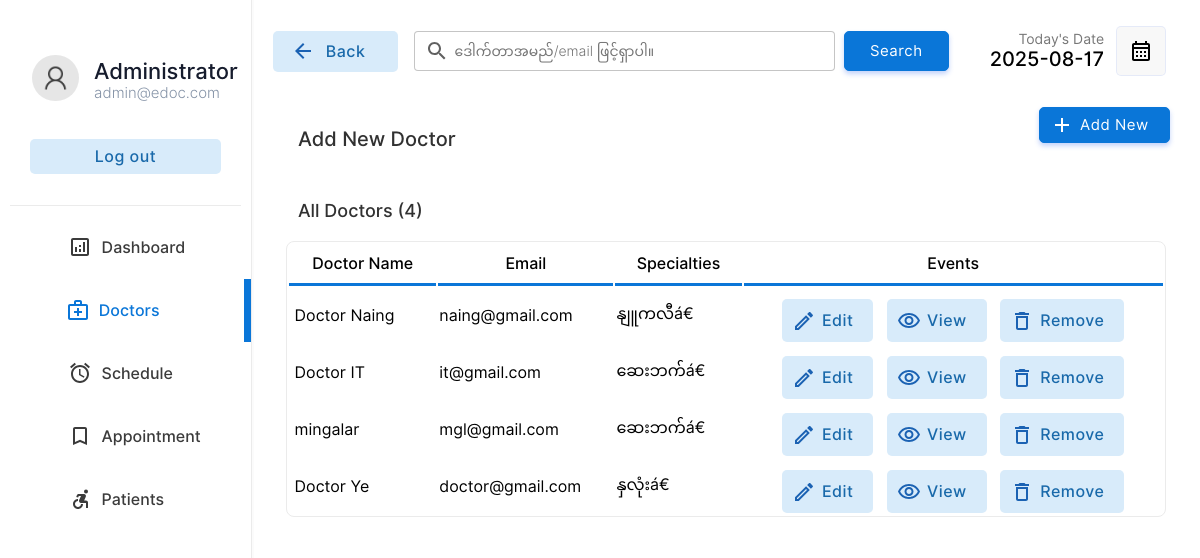
The app's page /doctor/doctors.php (signed in) with its own data.
### tables this page shows
CREATE TABLE `doctor` (
  `docid` int(11) NOT NULL,
  `docemail` varchar(255) DEFAULT NULL,
  `docname` varchar(255) DEFAULT NULL,
  `docpassword` varchar(255) DEFAULT NULL,
  `docnic` varchar(15) DEFAULT NULL,
  `doctel` varchar(15) DEFAULT NULL,
  `specialties` int(2) DEFAULT NULL
);

CREATE TABLE `specialties` (
  `id` int(2) NOT NULL,
  `sname` varchar(50) DEFAULT NULL
);

### doctor/doctors.php (the view, shortened to what this page needs)
<!DOCTYPE html>
<html lang="en">
<head>
    <link rel="stylesheet" href="../css/animations.css">
    <link rel="stylesheet" href="../css/main.css">
    <link rel="stylesheet" href="../css/admin.css">
</head>
<body>
    <?php
    include("../connection.php");
    ?>
    <div class="container">
        <div class="menu">
            <table class="menu-container" border="0">
                <tr>
                    <td style="padding:10px" colspan="2">
                        <table border="0" class="profile-container">
                            <tr>
                                <td width="30%" style="padding-left:20px" >
                                    <img src="../img/user.png" alt="" width="100%" style="border-radius:50%">
                                </td>
                                <td style="padding:0px;margin:0px;">
                                    <p class="profile-title">Administrator</p>
                                    <p class="profile-subtitle">admin@edoc.com</p>
                                </td>
                            </tr>
                            <tr>
                                <td colspan="2">
                                <a href="../logout.php" ><input type="button" value="Log out" class="logout-btn btn-primary-soft btn"></a>
                                </td>
                            </tr>
                    </table>
                    </td>
                </tr>
                <tr class="menu-row" >
                    <td class="menu-btn menu-icon-dashbord" >
                        <a href="index.php" class="non-style-link-menu"><div><p class="menu-text">Dashboard</p></a></div></a>
                <tr class="menu-row">
                    <td class="menu-btn menu-icon-doctor menu-active menu-icon-doctor-active">
                        <a href="doctors.php" class="non-style-link-menu non-style-link-menu-active"><div><p class="menu-text">Doctors</p></a></div>
                <tr class="menu-row" >
                    <td class="menu-btn menu-icon-schedule">
                        <a href="schedule.php" class="non-style-link-menu"><div><p class="menu-text">Schedule</p></div></a>
                    </td>
                </tr>
                <tr class="menu-row">
                    <td class="menu-btn menu-icon-appoinment">
                        <a href="appointment.php" class="non-style-link-menu"><div><p class="menu-text">Appointment</p></a></div>
                    </td>
                </tr>
                <tr class="menu-row" >
                    <td class="menu-btn menu-icon-patient">
                        <a href="patient.php" class="non-style-link-menu"><div><p class="menu-text">Patients</p></a></div>
                    </td>
                </tr>
        <div class="dash-body">
            <table border="0" width="100%" style=" border-spacing: 0;margin:0;padding:0;margin-top:25px; ">
                <tr >
                    <td width="13%">
                        <a href="doctors.php" ><button  class="login-btn btn-primary-soft btn btn-icon-back"  style="padding-top:11px;padding-bottom:11px;margin-left:20px;width:125px"><font class="tn-in-text">Back</font></button></a>
                    </td>
                    <td>
                        <form action="" method="post" class="header-search">
                            <input type="search" name="search" class="input-text header-searchbar" placeholder="ဒေါက်တာအမည်/email ဖြင့်ရှာပါ။" list="doctors">&nbsp;&nbsp;
                            <?php
                                $list11 = $database->query("select  docname,docemail from  doctor;");
?>
                            <input type="Submit" value="Search" class="login-btn btn-primary btn" style="padding-left: 25px;padding-right: 25px;padding-top: 10px;padding-bottom: 10px;">
                        </form>
                    </td>
                    <td width="15%">
                        <p style="font-size: 14px;color: rgb(119, 119, 119);padding: 0;margin: 0;text-align: right;">
                            Today's Date
                        </p>
                        <p class="heading-sub12" style="padding: 0;margin: 0;">
                            <?php
                        $date = date('Y-m-d');
                        echo $date;
                        ?>
                        </p>
                    </td>
                    <td width="10%">
                        <button  class="btn-label"  style="display: flex;justify-content: center;align-items: center;"><img src="../img/calendar.svg" width="100%"></button>
                    </td>
                </tr>
                <tr >
                    <td colspan="2" style="padding-top:30px;">
                        <p class="heading-main12" style="margin-left: 45px;font-size:20px;color:rgb(49, 49, 49)">Add New Doctor</p>
                    </td>
                    <td colspan="2">
                        <a href="?action=add&id=none&error=0" class="non-style-link"><button  class="login-btn btn-primary btn button-icon"  style="display: flex;justify-content: center;align-items: center;margin-left:75px;background-image: url('../img/icons/add.svg');">Add New</font></button>
                            </a></td>
                </tr>
                <tr>
                    <td colspan="4" style="padding-top:10px;">
                        <p class="heading-main12" style="margin-left: 45px;font-size:18px;color:rgb(49, 49, 49)">All Doctors (<?php echo $list11->num_rows; ?>)</p>
                    </td>
                </tr>
                <?php
                    if($_POST){
                        $keyword=$_POST["search"];
                        $sqlmain= "select * from doctor where docemail='$keyword' or docname='$keyword' or docname like '$keyword%' or docname like '%$keyword' or docname like '%$keyword%'";
                    }else{
                        $sqlmain= "select * from doctor order by docid desc";
                    }
                ?>
                <tr>
                   <td colspan="4">
                       <center>
                        <div class="abc scroll">
                        <table width="93%" class="sub-table scrolldown" border="0">
                        <thead>
                        <tr>
                                <th class="table-headin">
                                Doctor Name
                                </th>
                                <th class="table-headin">
                                    Email
                                </th>
                                <th class="table-headin">
                                    Specialties
                                </th>
                                <th class="table-headin">
                                    Events
                                </tr>
                        </thead>
                        <tbody>
                            <?php
                                $result= $database->query($sqlmain);
                                if($result->num_rows==0){
                                    echo '<tr>
                                    <td colspan="4">
                                    <br><br><br><br>
                                    <center>
                                    <img src="../img/notfound.svg" width="25%">
                                    <br>
                                    <p class="heading-main12" style="margin-left: 45px;font-size:20px;color:rgb(49, 49, 49)">We  couldnt find anything related to your keywords !</p>
                                    <a class="non-style-link" href="doctors.php"><button  class="login-btn btn-primary-soft btn"  style="display: flex;justify-content: center;align-items: center;margin-left:20px;">&nbsp; Show all Doctors &nbsp;</font></button>
                                    </a>
                                    </center>
                                    <br><br><br><br>
                                    </td>
                                    </tr>';
                                }
                                else{
                                for ( $x=0; $x<$result->num_rows;$x++){
                                    $row=$result->fetch_assoc();
                                    $docid=$row["docid"];
                                    $name=$row["docname"];
                                    $email=$row["docemail"];
                                    $spe=$row["specialties"];
                                    $spcil_res= $database->query("select sname from specialties where id='$spe'");
                                    $spcil_array= $spcil_res->fetch_assoc();
                                    $spcil_name=$spcil_array["sname"];
                                    echo '<tr>
                                        <td> &nbsp;'.
                                        substr($name,0,30)
                                        .'</td>
                                        <td>
                                        '.substr($email,0,20).'
                                        </td>
                                        <td>
                                            '.substr($spcil_name,0,20).'
                                        </td>
                                        <td>
                                        <div style="display:flex;justify-content: center;">
                                        <a href="?action=edit&id='.$docid.'&error=0" class="non-style-link"><button  class="btn-primary-soft btn button-icon btn-edit"  style="padding-left: 40px;padding-top: 12px;padding-bottom: 12px;margin-top: 10px;"><font class="tn-in-text">Edit</font></button></a>
                                        &nbsp;&nbsp;&nbsp;
                                        <a href="?action=view&id='.$docid.'" class="non-style-link"><button  class="btn-primary-soft btn button-icon btn-view"  style="padding-left: 40px;padding-top: 12px;padding-bottom: 12px;margin-top: 10px;"><font class="tn-in-text">View</font></button></a>
                                       &nbsp;&nbsp;&nbsp;
                                       <a href="?action=drop&id='.$docid.'&name='.$name.'" class="non-style-link"><button  class="btn-primary-soft btn button-icon btn-delete"  style="padding-left: 40px;padding-top: 12px;padding-bottom: 12px;margin-top: 10px;"><font class="tn-in-text">Remove</font></button></a>
                                        </div>
                                        </td>
                                    </tr>';
                                }
                            }
                            ?>
                            </tbody>
                        </table>
                        </div>
                        </center>
                   </td>
                </tr>
            </table>
        </div>
</body>
</html>

### css/main.css (style rules this page uses)
:root { --primarycolor: #0A76D8; --primarycolorhover: #006dd3; --btnice:#D8EBFA; --btnnicetext:#1b62b3; }
body { margin: 0; padding: 0; border-spacing: 0; font-family: 'Inter', sans-serif; }
.input-text { border-radius: 4px; border: 0.5px solid rgb(226, 226, 226); padding: 10px; width: 92%; transition: 0.2s; outline: none; }
.input-text { border: 1px solid #e9ecef; font-size: 14px; line-height: 26px; background-color: #fff; display: block; width: 100%; padding: .375rem .75rem; font-weight: 300; line-height: 1.5; color: #212529; background-color: #fff; background-clip: padding-box; -webkit-appearance: none; -moz-appearance: none; appearance: none; border-radius: .25rem; transition: border-color .15s ease-in-out,box-shadow .15s ease-in-out; }
.input-text::placeholder { font-family: 'Inter', sans-serif; }
.btn { cursor: pointer; padding: 8px 20px; outline: none; text-decoration: none; font-size: 15px; letter-spacing: 0.5px; transition: all 0.3s; border-radius: 5px; font-family: 'Inter', sans-serif; }
.btn-primary { background-color: var(--primarycolor) ; border: 1px solid var(--primarycolor) ; color: #fff ; box-shadow: 0 3px 5px 0 rgba(57,108,240,0.3); }
.btn-primary-soft { background-color: #D8EBFA ; color: #1969AA; font-weight: 500; font-size: 16px; border: none; }
.non-style-link:link, .non-style-link:visited, .non-style-link:hover, .non-style-link:active { text-decoration: none; color: rgb(43, 43, 43); }
.btn-label { margin-left: 10px; padding: 12px 12px; outline: none; text-decoration: none; font-size: 15px; letter-spacing: 0.5px; transition: all 0.3s; border-radius: 5px; background-color: #f0f0f073; border: 1px solid rgba(57,108,240,0.1) ; font-family: 'Inter', sans-serif; }
.sub-table { border: 1px solid #ebebeb; border-radius: 8px; }
.table-headin { font-size: 16px; font-weight: 500; padding: 10px; border-bottom: 3px solid var(--primarycolor); }
.abc { width: 100%; height: 550px; overflow: auto; }
input[type=search] { background-image: url('../img/search.svg'); background-position: 10px 50%; background-repeat: no-repeat; transition: 0.5s; padding: 8px 20px 8px 40px; }
.button-icon { background-position: 10px 50%; background-repeat: no-repeat; transition: 0.5s; padding: 8px 20px 8px 40px; }
.menu-btn { padding:6px; color: #3b3b3b; background-position: 30% 50%; background-repeat: no-repeat; transition: 0.5s; }
.menu-text { padding-left: 40%; font-weight: 500; font-size: 16px; }
.menu-active { color: var(--primarycolor); border-right: 7px solid var(--primarycolor); background-color: var(); }
.non-style-link-menu:link, .non-style-link-menu:visited, .non-style-link-menu:active { text-decoration: none; color: #3b3b3b; }
.non-style-link-menu-active:link, .non-style-link-menu-active:visited, .non-style-link-menu-active:active { text-decoration: none; color: var(--primarycolor); }
.menu-icon-dashbord { background-image: url('../img/icons/dashboard.svg'); }
.menu-icon-doctor { background-image: url('../img/icons/doctors.svg'); }
.menu-icon-schedule { background-image: url('../img/icons/schedule.svg'); }
.menu-icon-appoinment { background-image: url('../img/icons/book.svg'); }
.menu-icon-patient { background-image: url('../img/icons/patients.svg'); }
.menu-icon-doctor:hover,.menu-icon-doctor-active { color: var(--primarycolor); background-image: url('../img/icons/doctors-hover.svg'); }
.btn-icon-back { background-image: url('../img/icons/back-iceblue.svg'); background-position: 18px 50%; background-repeat: no-repeat; transition: 0.5s; padding: 8px 20px 8px 40px; }
.btn-edit { background-image: url('../img/icons/edit-iceblue.svg'); }
.btn-view { background-image: url('../img/icons/view-iceblue.svg'); }
.btn-delete { background-image: url('../img/icons/delete-iceblue.svg'); }

### doctor/doctors.php (style rules this page uses)
.sub-table { animation: transitionIn-Y-bottom 0.5s; }

### records on screen
doctor: docname "Doctor Naing", docemail "naing@gmail.com", specialties.sname "နျူကလီá€"
doctor: docname "Doctor IT", docemail "it@gmail.com", specialties.sname "ဆေးဘက်á€"
doctor: docname "mingalar", docemail "mgl@gmail.com", specialties.sname "ဆေးဘက်á€"
doctor: docname "Doctor Ye", docemail "doctor@gmail.com", specialties.sname "နှလုံးá€"

### other values on screen
$list11->num_rows "4"
